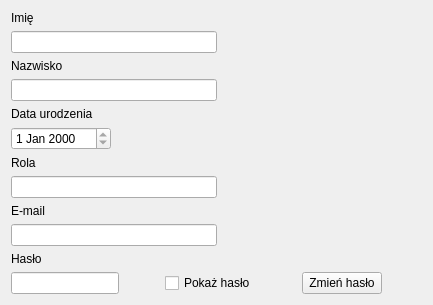
     <widget class="QWidget" name="user_data">
      <attribute name="title">
       <string>Dane użytkownika</string>
      </attribute>
      <layout class="QVBoxLayout" name="verticalLayout_4">
       <item>
        <widget class="QLabel" name="label_8">
         <property name="text">
          <string>Imię</string>
         </property>
        </widget>
       </item>
       <item>
        <layout class="QHBoxLayout" name="horizontalLayout_11">
         <item>
          <widget class="QLineEdit" name="lineEdit_nameUD">
           <property name="readOnly">
            <bool>true</bool>
           </property>
          </widget>
         </item>
         <item>
          <spacer name="horizontalSpacer_10">
           <property name="orientation">
            <enum>Qt::Horizontal</enum>
           </property>
           <property name="sizeHint" stdset="0">
            <size>
             <width>40</width>
             <height>20</height>
            </size>
           </property>
          </spacer>
         </item>
        </layout>
       </item>
       <item>
        <widget class="QLabel" name="label_9">
         <property name="text">
          <string>Nazwisko</string>
         </property>
        </widget>
       </item>
       <item>
        <layout class="QHBoxLayout" name="horizontalLayout_12">
         <item>
          <widget class="QLineEdit" name="lineEdit_surnameUD">
           <property name="readOnly">
            <bool>true</bool>
           </property>
          </widget>
         </item>
         <item>
          <spacer name="horizontalSpacer_11">
           <property name="orientation">
            <enum>Qt::Horizontal</enum>
           </property>
           <property name="sizeHint" stdset="0">
            <size>
             <width>40</width>
             <height>20</height>
            </size>
           </property>
          </spacer>
         </item>
        </layout>
       </item>
       <item>
        <widget class="QLabel" name="label_10">
         <property name="text">
          <string>Data urodzenia</string>
         </property>
        </widget>
       </item>
       <item>
        <widget class="QDateEdit" name="dateEdit_DOB_UD">
         <property name="maximumSize">
          <size>
           <width>100</width>
           <height>16777215</height>
          </size>
         </property>
         <property name="readOnly">
          <bool>true</bool>
         </property>
        </widget>
       </item>
       <item>
        <widget class="QLabel" name="label_18">
         <property name="text">
          <string>Rola</string>
         </property>
        </widget>
       </item>
       <item>
        <layout class="QHBoxLayout" name="horizontalLayout_13">
         <item>
          <widget class="QLineEdit" name="lineEdit"/>
         </item>
         <item>
          <spacer name="horizontalSpacer_12">
           <property name="orientation">
            <enum>Qt::Horizontal</enum>
           </property>
           <property name="sizeHint" stdset="0">
            <size>
             <width>40</width>
             <height>20</height>
            </size>
           </property>
          </spacer>
         </item>
        </layout>
       </item>
       <item>
        <widget class="QLabel" name="label_11">
         <property name="text">
          <string>E-mail</string>
         </property>
        </widget>
       </item>
       <item>
        <layout class="QHBoxLayout" name="horizontalLayout_14">
         <item>
          <widget class="QLineEdit" name="lineEdit_emailUD">
           <property name="readOnly">
            <bool>true</bool>
           </property>
          </widget>
         </item>
         <item>
          <spacer name="horizontalSpacer_13">
           <property name="orientation">
            <enum>Qt::Horizontal</enum>
           </property>
           <property name="sizeHint" stdset="0">
            <size>
             <width>40</width>
             <height>20</height>
            </size>
           </property>
          </spacer>
         </item>
        </layout>
       </item>
       <item>
        <widget class="QLabel" name="label_12">
         <property name="text">
          <string>Hasło</string>
         </property>
        </widget>
       </item>
       <item>
        <layout class="QHBoxLayout" name="horizontalLayout_6">
         <item>
          <widget class="QLineEdit" name="lineEdit_hasloUD">
           <property name="echoMode">
            <enum>QLineEdit::Password</enum>
           </property>
          </widget>
         </item>
         <item>
          <spacer name="horizontalSpacer_9">
           <property name="orientation">
            <enum>Qt::Horizontal</enum>
           </property>
           <property name="sizeHint" stdset="0">
            <size>
             <width>40</width>
             <height>20</height>
            </size>
           </property>
          </spacer>
         </item>
         <item>
          <widget class="QCheckBox" name="checkBox">
           <property name="text">
            <string>Pokaż hasło</string>
           </property>
          </widget>
         </item>
         <item>
          <spacer name="horizontalSpacer_8">
           <property name="orientation">
            <enum>Qt::Horizontal</enum>
           </property>
           <property name="sizeHint" stdset="0">
            <size>
             <width>40</width>
             <height>20</height>
            </size>
           </property>
          </spacer>
         </item>
         <item>
          <widget class="QPushButton" name="pushButton_zmienHaslo">
           <property name="text">
            <string>Zmień hasło</string>
           </property>
          </widget>
         </item>
         <item>
          <spacer name="horizontalSpacer_4">
           <property name="orientation">
            <enum>Qt::Horizontal</enum>
           </property>
           <property name="sizeHint" stdset="0">
            <size>
             <width>40</width>
             <height>20</height>
            </size>
           </property>
          </spacer>
         </item>
        </layout>
       </item>
      </layout>
     </widget>
